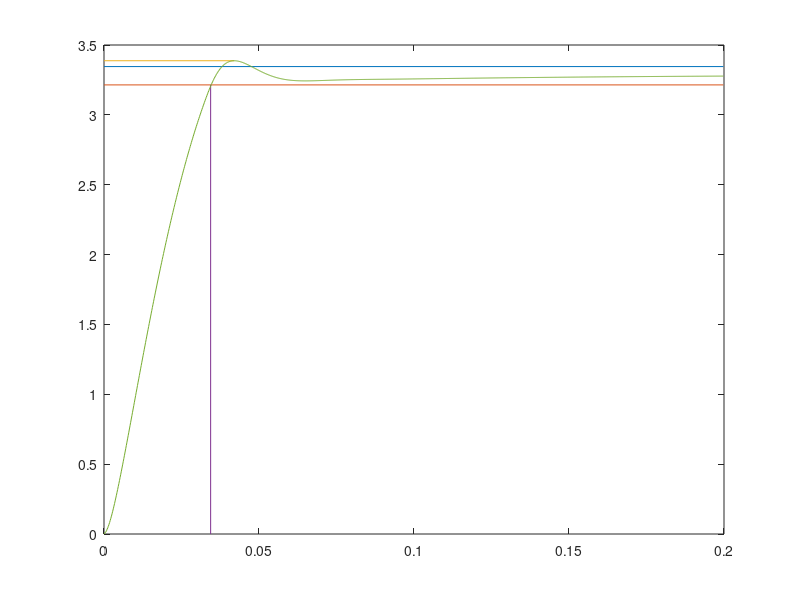

Write MATLAB code to recreate this figure.
%-------------object control--------------
%--- a1*D^(1+mu)*I + a0*D^mu*I + I = K ---
clear
% a1 = 0.0090267; % 0.0040267
% a0 = 0.1024334;
% b0 = 1;
% K = 1.1102*4.1/24.4; % 1.1452
% mu = 0.2499;

b0 = 1;

a0 = 0.127090;
a1 = 0.00619252;
K = 0.1927788;
mu = 0.353273;

dt = 0.0002; %0.00035;%0.000008

znam = a1*dt + a0*dt*dt;
hnK = K*dt*dt/znam;
hnA1 = (a1*dt)/znam;
hnB0 = (b0*dt*dt)/znam;

n_point = 1000;

Tmu = 0.001;
kp = 24.4/10;
kdt = 10/4.1;
%regulators

% K1 = 1;% slow
% K2 = 1.59882;
% K3 = 51.9034;

K1 = 5;% fast
K2 = 1.09229;
K3 = 56.51698;

%1
%0.77553 slow
%0.794129 fast
x1=abs(0.794129);
for j=1:n_point
k_riem1(j)=(dt^x1)/gamma(x1)*(j^x1-(j-1)^x1)/x1;
end

perf(n_point) = 0;
stableTime = 0.03;
slope = 8 / stableTime;
for l = 1:n_point
    if (l - 1) * dt <= stableTime
        perf(l) = (l - 1) * dt * slope;
    else
        perf(l) = 8;
    end
end

error = 0;

x(n_point) = 0;
dy(n_point) = 0;
f1(n_point) = 0;
y(n_point) = 0;
fmu1(n_point) = 0;

du_t(n_point) = 0;
u_zt(n_point) = 0;
u_1(n_point) = 0;
u_11(n_point) = 0;
u_2(n_point) = 0;
u_3(n_point) = 0;
u_sumR(n_point) = 0;
u_dt(n_point) = 0;
u_in(n_point) = 0;

max_t = 0.0;
flag = 0;

time_in = 0.0;
for i= 1:n_point
    %reference current
    u_zt(i)= 8;
    %summator
    if i==1
        du_t(i) = u_zt(i)-0;
    else
        du_t(i) = u_zt(i)-u_dt(i-1);
    end
    
%     if i==1
%         uf(i)= (0*Tf + 1*du_t(i)*dt)/(Tf+dt);
%     else
%         uf(i)= (uf(i-1)*Tf + 1*du_t(i)*dt)/(Tf+dt);
%     end
    
    %1
    u_1(i) = K1*du_t(i);
    
%     if u_1(i)>10 %#
%         u_1(i) = 10;
%     end
    
    %2
    s=0;
    for j=1:i
        s = s + du_t(i-j+1)*k_riem1(j);
    end
    u_2(i)= K2*s;
     
%     if u_2(i)>10
%         u_2(i) = 10;
%     end
    
    %3
    if i==1
        u_3(i)= 0 + du_t(i)*K3*dt;
    else
        u_3(i)= u_3(i-1) + du_t(i)*K3*dt;
    end
    
%     if u_3(i)>10 %#
%         u_3(i) = 10;
%     end
    
    %reg sum
    u_sumR(i)=u_1(i)+u_2(i)+u_3(i);
    
    if u_sumR(i)>10 %#
        u_sumR(i) = 10;
    elseif u_sumR(i)<-10
        u_sumR(i) = -10;
    end
    
    %power converter
%     if i==1
%         u_in(i)= (0*Tmu + kp*u_sumR(i)*dt)/(Tmu+dt);
%     else
%         u_in(i)= (u_in(i-1)*Tmu + kp*u_sumR(i)*dt)/(Tmu+dt);
%     end
    if i==1
        u_in(i)= 0.5*((0*Tmu + kp * u_sumR(i)*dt)/ (Tmu + dt) + (0*(Tmu - dt) + kp * u_sumR(i)*dt)/Tmu);
    else
        u_in(i)= 0.5*((u_in(i-1)*Tmu + kp * u_sumR(i)*dt)/ (Tmu + dt) + (u_in(i-1)*(Tmu - dt) + kp * u_sumR(i)*dt)/Tmu);
    end
%     
%     u_in(i) = kp*u_in(i);
    
    dy(i) = hnK*u_in(i);
    if i > 1
        dy(i) = dy(i) + hnA1*dy(i-1) - hnB0*y(i-1);
    end
    
    f1(i) = dy(i);
    
    fmu1(i) = f1(i)*dt^mu/gamma(1+mu);
    Imu1 = 0;
    for j=1:i
        Imu1 = Imu1 + fmu1(i-j+1)*(j^mu -(j-1)^mu);
    end
    
%     if abs(Imu1) > 10
%         Imu1 = 10*sign(Imu1);
%     end
    %Imu1 = Imu1 + (randi(10)-5)*0.015;
    y(i) = Imu1;
    
    %feedback current
    u_dt(i)= kdt *y(i);
    
    if i > 1 && flag < 1;
        if u_dt(i)>u_dt(i-1)
            max_t = (i-1)*dt;
        else
            flag = 1;
        end
    end
    
    if i > 1
        if u_dt(i) < u_zt(1) - u_zt(1)*0.02;
            time_in = (i-1)*dt;
        end
    end
    
    error = error + (u_dt(i) - perf(i))^2;
end

error = error / n_point
ton = u_zt(1)*0.02;
up_ton = u_zt(1) + ton;
down_ton = u_zt(1) - ton;
maximum = max(u_dt);
up_ton = up_ton / kdt;
down_ton = down_ton / kdt;
maximum = maximum / kdt;
plot([0 (n_point-1)*dt],[up_ton up_ton],[0 (n_point-1)*dt],[down_ton down_ton],[0 max_t],[maximum maximum],[time_in time_in],[0 down_ton],(0:n_point-1)*dt,y)